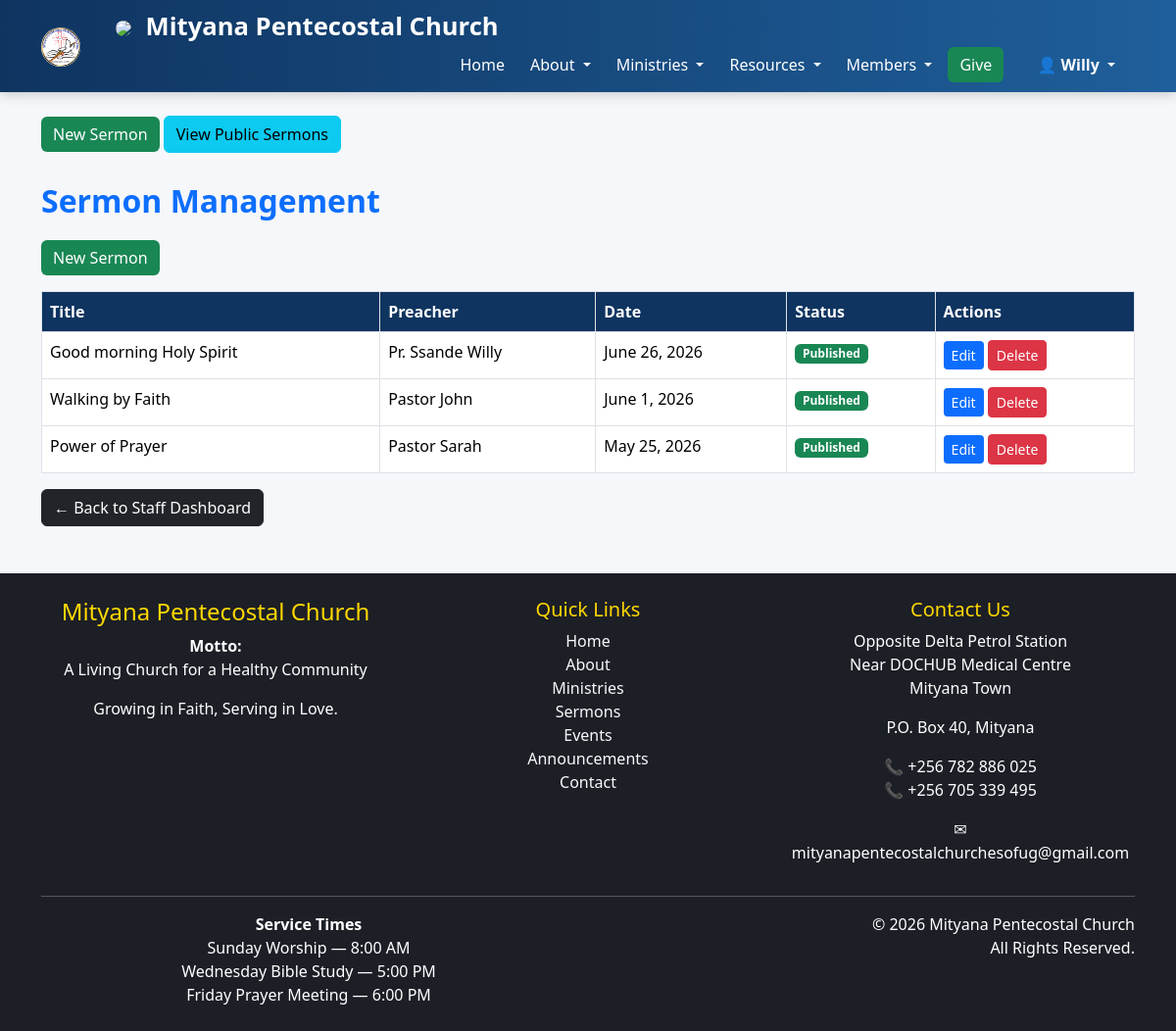
Screenshot of /staff/sermons/ (signed in) with the database file from the repository.
### accounts/models.py (models this page shows, shortened)
class User(AbstractUser):
    USER_TYPES = [
        ('STAFF', 'Staff'),
        ('VISITOR', 'Visitor'),
    ]
    ROLE_CHOICES = [
        ('MEMBER', 'Member'),
        ('PASTOR', 'Pastor'),
        ('SECRETARY', 'Secretary'),
        ('TREASURER', 'Treasurer'),
        ('MINISTRY_LEADER', 'Ministry Leader'),
        ('INTERCESSOR', 'Intercessor'),
        ('SUPER_ADMIN', 'Super Admin'),
    ]
    phone_number = models.CharField(
        max_length=20,
        blank=True,
        null=True
    )
    user_type = models.CharField(
        max_length=20,
        choices=USER_TYPES,
        default='VISITOR'
    )
    role = models.CharField(
        max_length=30,
        choices=ROLE_CHOICES,
        default='MEMBER'
    )
    profile_photo = models.ImageField(
        upload_to="profiles/",
        blank=True,
        null=True
    )
    position = models.CharField(
        max_length=120,
        blank=True
    )
    biography = models.TextField(
        blank=True
    )
    office = models.CharField(
        max_length=150,
        blank=True
    )
    department = models.CharField(
        max_length=120,
        blank=True
    )
    facebook = models.URLField(
        blank=True,
        null=True
    )
    youtube = models.URLField(
        blank=True,
        null=True
    )
    whatsapp = models.CharField(
        max_length=20,
        blank=True
    )
    date_joined_ministry = models.DateField(
        blank=True,
        null=True
    )
    is_head_leader = models.BooleanField(
        default=False,
        help_text="Check this for the Senior Pastor or overall head of the church."
    )

### sermons/models.py (models this page shows, shortened)
class Sermon(models.Model):
    title = models.CharField(
        max_length=255
    )
    preacher = models.CharField(
        max_length=150
    )
    bible_text = models.CharField(
        max_length=255,
        blank=True
    )
    sermon_date = models.DateField()
    summary = models.TextField()
    youtube_link = models.URLField(
        blank=True,
        null=True
    )
    featured_image = models.ImageField(
        upload_to='sermons/images/',
        blank=True,
        null=True
    )
    pdf_notes = models.FileField(
        upload_to='sermons/pdfs/',
        blank=True,
        null=True
    )
    audio_file = models.FileField(
        upload_to='sermons/audio/',
        blank=True,
        null=True
    )
    is_published = models.BooleanField(
        default=True
    )
    created_at = models.DateTimeField(
        auto_now_add=True
    )
    class Meta:
        ordering = [
            '-sermon_date'
        ]

### staff/views.py (the view)
@login_required
def staff_sermons(request):
    sermons = Sermon.objects.all().order_by(
        '-sermon_date'
    )
    return render(
        request,
        'staff/sermons.html',
        {
            'sermons': sermons,
            'total_sermons': sermons.count(),
            'published_sermons': sermons.filter(
                is_published=True
            ).count(),
            'draft_sermons': sermons.filter(
                is_published=False
            ).count(),
        }
    )

### templates/staff/sermons.html
{% extends 'base.html' %}
{% block content %}
<div class="mb-4">
    <a href="/staff/sermons/new/"
       class="btn btn-success">
        New Sermon
    </a>
    <a href="/sermons/"
       target="_blank"
       class="btn btn-info">
        View Public Sermons
    </a>
</div>
<h2>Sermon Management</h2>
<a href="/staff/sermons/new/"
class="btn btn-success mb-3">
New Sermon
</a>
<table class="table table-bordered">
<thead>
<tr>
<th>Title</th>
<th>Preacher</th>
<th>Date</th>
<th>Status</th>
<th>Actions</th>
</tr>
</thead>
<tbody>
{% for sermon in sermons %}
<tr>
<td>
{{ sermon.title }}
</td>
<td>
{{ sermon.preacher }}
</td>
<td>
{{ sermon.sermon_date }}
</td>
<td>
{% if sermon.is_published %}
<span class="badge bg-success">
Published
</span>
{% else %}
<span class="badge bg-secondary">
Draft
</span>
{% endif %}
</td>
<td>
<a
href="/staff/sermons/{{ sermon.id }}/"
class="btn btn-primary btn-sm">
Edit
</a>
<a
href="/staff/sermons/{{ sermon.id }}/delete/"
class="btn btn-danger btn-sm">
Delete
</a>
</td>
</tr>
{% endfor %}
</tbody>
</table>
<div class="mb-3">
    <a href="/staff/"
       class="btn btn-dark">
        ← Back to Staff Dashboard
    </a>
</div>
{% endblock %}

### templates/base.html (shortened to what this page needs)
{% load static %}
<!DOCTYPE html>
<html>
<head>
    <link href="https://cdn.jsdelivr.net/npm/bootstrap@5.3.3/dist/css/bootstrap.min.css"
          rel="stylesheet">
    <link rel="stylesheet"
          href="{% static 'css/style.css' %}">
</head>
<body>
<nav class="navbar navbar-expand-lg navbar-dark bg-dark sticky-top">
    <div class="container">
        <a class="navbar-brand fw-bold" href="/">
            <img src="/static/images/logo2.jpeg"
                height="40"
                class="me-2">
        </a>
    <div class="container">
        <a class="navbar-brand fw-bold" href="/">
            <img src="{% static 'images/logo.png' %}"
                 height="45"
                 class="me-2">
            Mityana Pentecostal Church
        </a>
        <div class="collapse navbar-collapse"
             id="navbarNav">
            <ul class="navbar-nav ms-auto align-items-center">
                <li class="nav-item">
                    <a class="nav-link" href="/">
                        Home
                    </a>
                </li>
                <li class="nav-item dropdown">
                    <a class="nav-link dropdown-toggle"
                    href="#"
                    role="button"
                    data-bs-toggle="dropdown">
                        About
                    </a>
                </li>
                <li class="nav-item dropdown">
                    <a class="nav-link dropdown-toggle"
                    href="#"
                    role="button"
                    data-bs-toggle="dropdown">
                        Ministries
                    </a>
                </li>
                <li class="nav-item dropdown">
                    <a class="nav-link dropdown-toggle"
                    href="#"
                    role="button"
                    data-bs-toggle="dropdown">
                        Resources
                    </a>
                </li>
                <li class="nav-item dropdown">
                    <a class="nav-link dropdown-toggle"
                    href="#"
                    role="button"
                    data-bs-toggle="dropdown">
                        Members
                    </a>
                </li>
                <li class="nav-item ms-2">
                    <a href="#"
                    class="btn btn-success">
                        Give
                    </a>
                </li>
                {% if user.is_authenticated %}
                <li class="nav-item dropdown ms-3">
                    <a class="nav-link dropdown-toggle fw-bold"
                    href="#"
                    role="button"
                    data-bs-toggle="dropdown">
                        👤
                        {{ user.first_name|default:user.username }}
                    </a>
                </li>
                {% endif %}
            </ul>
        </div>
    </div>
</nav>
<div class="container mt-4">
    {% block content %}
    {% endblock %}
</div>
<footer class="footer mt-5">
    <div class="container">
        <div class="row">
            <div class="col-md-4">
                <h4>Mityana Pentecostal Church</h4>
                <p>
                    <strong>Motto:</strong><br>
                    A Living Church for a Healthy Community
                </p>
                <p>
                    Growing in Faith, Serving in Love.
                </p>
            </div>
            <div class="col-md-4">
                <h5>Quick Links</h5>
                <ul class="list-unstyled">
                    <li><a href="/">Home</a></li>
                    <li><a href="/about/">About</a></li>
                    <li><a href="/ministries/">Ministries</a></li>
                    <li><a href="/sermons/">Sermons</a></li>
                    <li><a href="/events/">Events</a></li>
                    <li><a href="/announcements/">Announcements</a></li>
                    <li><a href="/contact/">Contact</a></li>
                </ul>
            </div>
            <div class="col-md-4">
                <h5>Contact Us</h5>
                <p>
                    Opposite Delta Petrol Station<br>
                    Near DOCHUB Medical Centre<br>
                    Mityana Town
                </p>
                <p>
                    P.O. Box 40, Mityana
                </p>
                <p>
                    📞 +256 782 886 025<br>
                    📞 +256 705 339 495
                </p>
                <p>
                    ✉ mityanapentecostalchurchesofug@gmail.com
                </p>
            </div>
        </div>
        <hr>
        <div class="row">
            <div class="col-md-6">
                <strong>Service Times</strong><br>
                Sunday Worship — 8:00 AM<br>
                Wednesday Bible Study — 5:00 PM<br>
                Friday Prayer Meeting — 6:00 PM
            </div>
            <div class="col-md-6 text-end">
                © 2026 Mityana Pentecostal Church<br>
                All Rights Reserved.
            </div>
        </div>
    </div>
</footer>
</body>
</html>

### static/css/style.css (style rules this page uses)
body { background-color: #f5f7fa; font-family: "Segoe UI", Arial, sans-serif; color: #333; margin: 0; padding: 0; }
.navbar { background: linear-gradient( 90deg, #0f3460, #1f5f9b ) !important; box-shadow: 0 2px 10px rgba( 0, 0, 0, 0.15 ); }
.navbar-brand { font-size: 1.6rem; font-weight: bold; color: white !important; }
.navbar-brand img { border-radius: 50%; }
.nav-link { color: white !important; font-size: 1rem; font-weight: 500; margin-left: 10px; }
.btn-primary { background-color: #0d6efd; border: none; }
.btn-success { background-color: #198754; border: none; }
h2 { color: #0d6efd; font-weight: bold; margin-top: 30px; margin-bottom: 20px; }
h4 { color: #0f3460; }
.table { background: white; border-radius: 10px; }
.table th { background-color: #0f3460; color: white; }
.footer { margin-top: 60px; padding: 25px; text-align: center; background-color: #1c1f26; color: white; }
.footer a { color: #f8f9fa; text-decoration: none; }
.footer h4, .footer h5 { color: gold; }
.navbar { box-shadow: 0 2px 12px rgba(0,0,0,.2); }

### rows the page displays
User: first_name "Willy"
Sermon: title "Good morning Holy Spirit", preacher "Pr. Ssande Willy", sermon_date "June 26, 2026", is_published "Published"
Sermon: title "Walking by Faith", preacher "Pastor John", sermon_date "June 1, 2026", is_published "Published"
Sermon: title "Power of Prayer", preacher "Pastor Sarah", sermon_date "May 25, 2026", is_published "Published"
